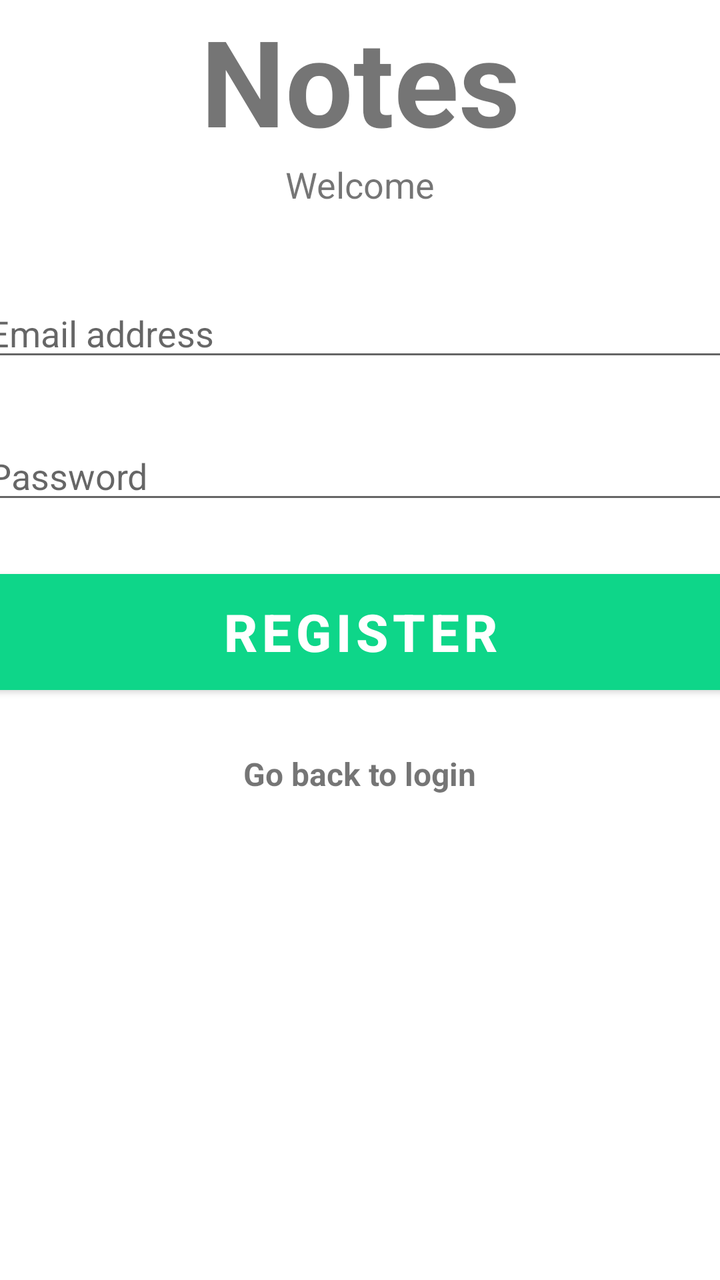
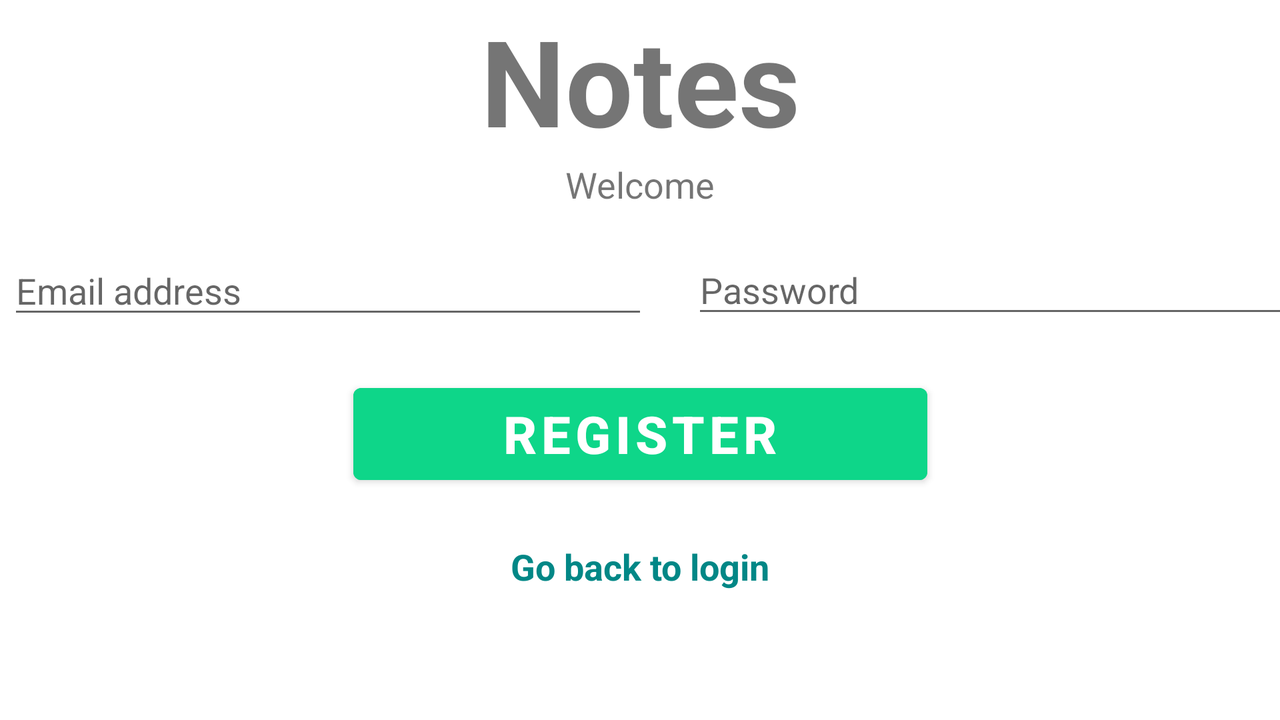

Compare how this app lays out the same screen by default and in its alternative resource folder. The renders come first, then the two layout files and the values they reference.
<!-- AndroidManifest.xml: application theme Theme.PMPProject -->
<!-- res/layout/activity_register.xml -->
<?xml version="1.0" encoding="utf-8"?>
<androidx.constraintlayout.widget.ConstraintLayout xmlns:android="http://schemas.android.com/apk/res/android"
    xmlns:app="http://schemas.android.com/apk/res-auto"
    xmlns:tools="http://schemas.android.com/tools"
    android:layout_width="match_parent"
    android:layout_height="match_parent"
    tools:context=".RegisterActivity">

    <TextView
        android:id="@+id/banner"
        android:layout_width="match_parent"
        android:layout_height="wrap_content"
        android:text="@string/banner"
        android:textSize="60sp"
        android:textAlignment="center"
        android:textStyle="bold"
        app:layout_constraintLeft_toLeftOf="parent"
        app:layout_constraintRight_toRightOf="parent"
        app:layout_constraintTop_toTopOf="parent" />

    <TextView
        android:id="@+id/bannerDescription"
        android:layout_width="wrap_content"
        android:layout_height="wrap_content"
        android:text="@string/banner_description"
        android:textSize="18sp"
        android:textAlignment="center"
        app:layout_constraintTop_toBottomOf="@+id/banner"
        app:layout_constraintLeft_toLeftOf="parent"
        app:layout_constraintRight_toRightOf="parent"/>

    <EditText
        android:id="@+id/email"
        android:layout_width="380dp"
        android:layout_height="wrap_content"
        android:ems="10"
        android:hint="@string/email_hint"
        android:inputType="textEmailAddress"
        app:layout_constraintLeft_toLeftOf="parent"
        app:layout_constraintRight_toRightOf="parent"
        app:layout_constraintTop_toBottomOf="@+id/bannerDescription"
        android:layout_marginTop="40dp"/>

    <EditText
        android:id="@+id/password"
        android:layout_width="380dp"
        android:layout_height="wrap_content"
        android:layout_marginTop="30dp"
        android:ems="10"
        android:hint="@string/password_hint"
        android:inputType="textPassword"
        app:layout_constraintLeft_toLeftOf="parent"
        app:layout_constraintRight_toRightOf="parent"
        app:layout_constraintTop_toBottomOf="@+id/email" />

    <Button
        android:id="@+id/register"
        android:layout_width="380dp"
        android:layout_height="70dp"
        android:layout_marginTop="24dp"
        android:backgroundTint="#0ED689"
        android:text="@string/register"
        android:textSize="26sp"
        android:textColor="#ffffff"
        android:textStyle="bold"
        app:layout_constraintLeft_toLeftOf="parent"
        app:layout_constraintRight_toRightOf="parent"
        app:layout_constraintTop_toBottomOf="@+id/password" />


    <TextView
        android:id="@+id/goBackToLogin"
        android:layout_width="wrap_content"
        android:layout_height="wrap_content"
        android:layout_marginTop="25dp"
        android:text="@string/go_to_login"
        android:textSize="16sp"
        android:textStyle="bold"
        app:layout_constraintLeft_toLeftOf="parent"
        app:layout_constraintRight_toRightOf="parent"
        app:layout_constraintTop_toBottomOf="@+id/register" />

    <ProgressBar
        android:id="@+id/progressBar"
        style="?android:attr/progressBarStyleLarge"
        android:layout_width="wrap_content"
        android:layout_height="wrap_content"
        android:layout_centerInParent="true"
        android:visibility="gone"
        tools:ignore="MissingConstraints"
        app:layout_constraintTop_toTopOf="parent"
        app:layout_constraintBottom_toBottomOf="parent"
        app:layout_constraintLeft_toLeftOf="parent"
        app:layout_constraintRight_toRightOf="parent"
        />

</androidx.constraintlayout.widget.ConstraintLayout>
<!-- resources referenced by this layout -->
<resources>
  <string name="banner" translatable="false">Notes</string>
  <string name="banner_description">Welcome</string>
  <string name="email_hint">Email address</string>
  <string name="go_to_login">Go back to login</string>
  <string name="password_hint">Password</string>
  <string name="register">Register</string>
  <style name="Theme.PMPProject" parent="Theme.MaterialComponents.DayNight.DarkActionBar">
          
          <item name="colorPrimary">@color/purple_500</item>
          <item name="colorPrimaryVariant">@color/purple_700</item>
          <item name="colorOnPrimary">@color/white</item>
          
          <item name="colorSecondary">@color/teal_200</item>
          <item name="colorSecondaryVariant">@color/teal_700</item>
          <item name="colorOnSecondary">@color/black</item>
          
          <item name="android:statusBarColor" tools:targetApi="l">?attr/colorPrimaryVariant</item>
          
      </style>
</resources>
<!-- res/layout-land/activity_register.xml (the repository's variant of the layout above) -->
<!-- drawn on the phone turned sideways -->
<?xml version="1.0" encoding="utf-8"?>
<androidx.constraintlayout.widget.ConstraintLayout xmlns:android="http://schemas.android.com/apk/res/android"
    xmlns:app="http://schemas.android.com/apk/res-auto"
    xmlns:tools="http://schemas.android.com/tools"
    android:layout_width="match_parent"
    android:layout_height="match_parent"
    tools:context=".RegisterActivity">

    <TextView
        android:id="@+id/banner"
        android:layout_width="match_parent"
        android:layout_height="wrap_content"
        android:text="@string/banner"
        android:textAlignment="center"
        android:textSize="60sp"
        android:textStyle="bold"
        app:layout_constraintLeft_toLeftOf="parent"
        app:layout_constraintRight_toRightOf="parent"
        app:layout_constraintTop_toTopOf="parent" />

    <TextView
        android:id="@+id/bannerDescription"
        android:layout_width="wrap_content"
        android:layout_height="wrap_content"
        android:text="@string/banner_description"
        android:textSize="18sp"
        android:textAlignment="center"
        app:layout_constraintTop_toBottomOf="@+id/banner"
        app:layout_constraintLeft_toLeftOf="parent"
        app:layout_constraintRight_toRightOf="parent"/>

    <EditText
        android:id="@+id/email"
        android:layout_width="320dp"
        android:layout_height="40dp"
        android:layout_marginLeft="4dp"
        android:layout_marginTop="20dp"
        android:ems="10"
        android:hint="@string/email_hint"
        android:inputType="textEmailAddress"
        app:layout_constraintLeft_toLeftOf="parent"
        app:layout_constraintTop_toBottomOf="@+id/bannerDescription" />

    <EditText
        android:id="@+id/password"
        android:layout_width="320dp"
        android:layout_height="40dp"
        android:layout_marginStart="22dp"
        android:layout_marginTop="44dp"
        android:layout_marginRight="36dp"
        android:ems="10"
        android:hint="@string/password_hint"
        android:inputType="textPassword"
        app:layout_constraintRight_toRightOf="parent"
        app:layout_constraintStart_toEndOf="@+id/email"
        app:layout_constraintTop_toBottomOf="@+id/banner" />

    <Button
        android:id="@+id/register"
        android:layout_width="287dp"
        android:layout_height="58dp"
        android:layout_marginLeft="15dp"
        android:layout_marginTop="24dp"
        android:layout_marginRight="15dp"
        android:backgroundTint="#0ED689"
        android:text="@string/register"
        android:textColor="#ffffff"
        android:textSize="26sp"
        android:textStyle="bold"
        app:layout_constraintLeft_toLeftOf="parent"
        app:layout_constraintRight_toRightOf="parent"
        app:layout_constraintTop_toBottomOf="@+id/password" />


    <TextView
        android:id="@+id/goBackToLogin"
        android:layout_width="wrap_content"
        android:layout_height="wrap_content"
        android:layout_marginTop="25dp"
        android:text="@string/go_to_login"
        android:textSize="18sp"
        android:textStyle="bold"
        android:textColor="@color/design_default_color_secondary_variant"
        app:layout_constraintLeft_toLeftOf="parent"
        app:layout_constraintRight_toRightOf="parent"
        app:layout_constraintTop_toBottomOf="@+id/register" />

    <ProgressBar
        android:id="@+id/progressBar"
        style="?android:attr/progressBarStyleLarge"
        android:layout_width="wrap_content"
        android:layout_height="wrap_content"
        android:layout_centerInParent="true"
        android:visibility="gone"
        tools:ignore="MissingConstraints"
        app:layout_constraintTop_toTopOf="parent"
        app:layout_constraintBottom_toBottomOf="parent"
        app:layout_constraintLeft_toLeftOf="parent"
        app:layout_constraintRight_toRightOf="parent"
        />

</androidx.constraintlayout.widget.ConstraintLayout>
